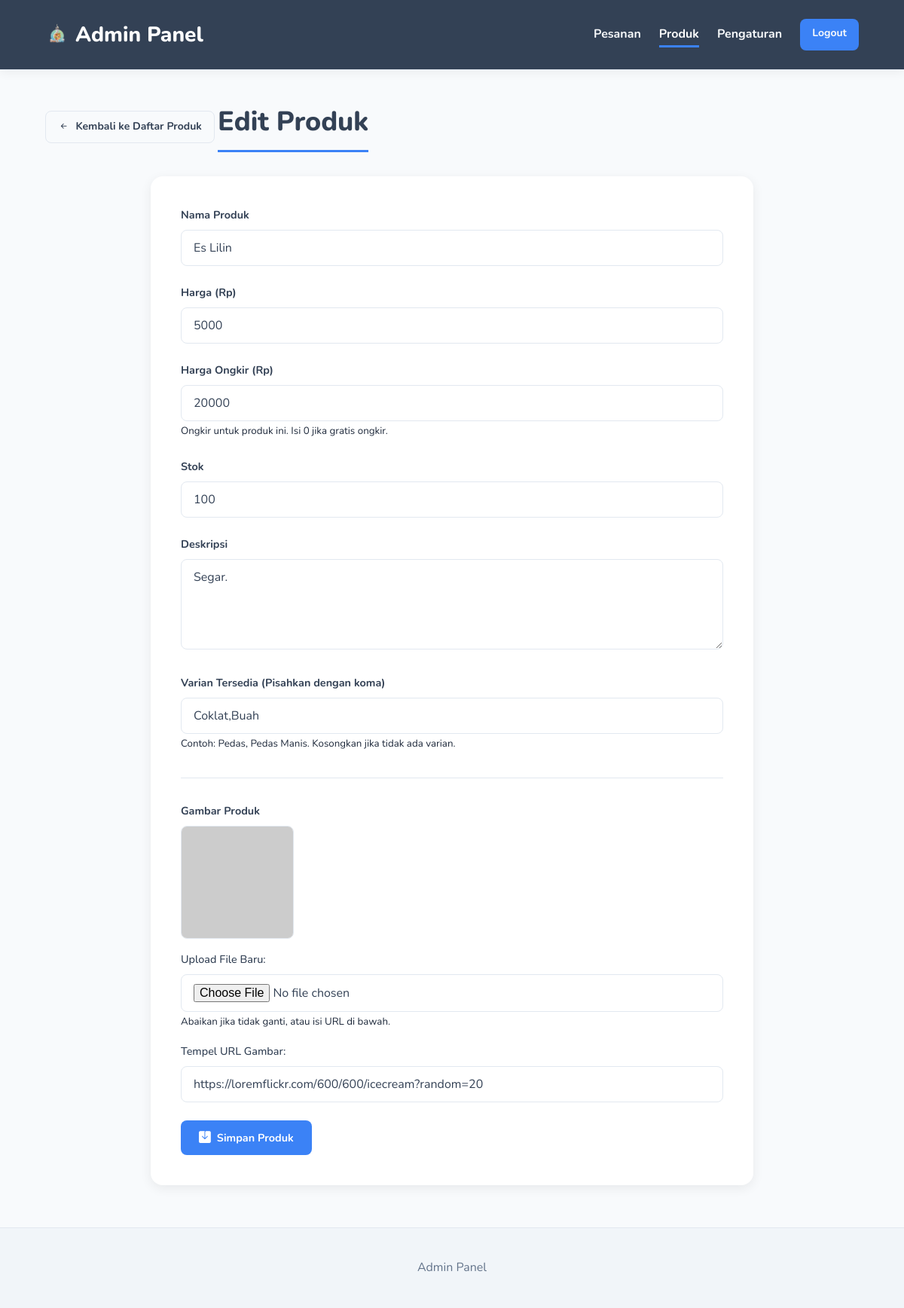
The app's page /admin/kelola_produk.php?id=20 (signed in) with its own data.
### tables this page shows
CREATE TABLE `products` (
  `id` int(11) NOT NULL AUTO_INCREMENT,
  `name` varchar(255) NOT NULL,
  `price` int(11) NOT NULL,
  `stock` int(11) NOT NULL,
  `description` text NOT NULL,
  `available_variants` text DEFAULT NULL,
  `shipping_cost` int(11) NOT NULL DEFAULT 0,
  `image` varchar(255) NOT NULL,
  PRIMARY KEY (`id`)
);

### admin/kelola_produk.php (the view, shortened to what this page needs)
<?php
require '../templates/admin_header.php';
$id = isset($_GET['id']) ? (int)$_GET['id'] : 0;
$page_title = "Tambah Produk Baru";
$product = [
    'id' => $id,
    'name' => '',
    'price' => '',
    'stock' => '',
    'description' => '',
    'available_variants' => '',
    'shipping_cost' => 0,
    'image' => '',
];
if ($id > 0) {
    $page_title = "Edit Produk";
    try {
        $stmt = $db->prepare("SELECT * FROM products WHERE id = ?");
        $stmt->execute([$id]);
        $product_data = $stmt->fetch();
        if ($product_data) {
            $product = $product_data;
        } else {
            set_flash_message('product_msg', 'Produk tidak ditemukan.', 'error');
            header('Location: ' . BASE_URL . '/admin/daftar_produk.php');
            exit;
        }
    } catch (PDOException $e) {
        set_flash_message('product_msg', 'Error: ' . $e->getMessage(), 'error');
    }
}
function get_preview_src($img_name) {
    if (filter_var($img_name, FILTER_VALIDATE_URL)) {
        return htmlspecialchars($img_name);
    }
    return BASE_URL . '/assets/img/' . htmlspecialchars($img_name);
}
?>
<a href="daftar_produk.php" class="btn btn-secondary btn-sm" style="margin-bottom: 1rem;">
    <i class="bi bi-arrow-left-short"></i> Kembali ke Daftar Produk
</a>
<h1 class="page-title"><?php echo $page_title; ?></h1>
<div class="card form-container">
    <form action="kelola_produk.php<?php echo ($id > 0) ? '?id='.$id : ''; ?>" method="POST" enctype="multipart/form-data">
        <div class="form-group">
            <label for="name">Nama Produk</label>
            <input type="text" id="name" name="name" class="form-control" value="<?php echo htmlspecialchars($product['name']); ?>" required>
        </div>
        <div class="form-group">
            <label for="price">Harga (Rp)</label>
            <input type="number" id="price" name="price" class="form-control" value="<?php echo htmlspecialchars($product['price']); ?>" min="1" required>
        </div>
        <div class="form-group">
            <label for="shipping_cost">Harga Ongkir (Rp)</label>
            <input type="number" id="shipping_cost" name="shipping_cost" class="form-control" value="<?php echo htmlspecialchars($product['shipping_cost']); ?>" min="0" required>
            <small>Ongkir untuk produk ini. Isi 0 jika gratis ongkir.</small>
        </div>
        <div class="form-group">
            <label for="stock">Stok</label>
            <input type="number" id="stock" name="stock" class="form-control" value="<?php echo htmlspecialchars($product['stock']); ?>" min="0" required>
        </div>
        <div class="form-group">
            <label for="description">Deskripsi</label>
            <textarea id="description" name="description" class="form-control" required><?php echo htmlspecialchars($product['description']); ?></textarea>
        </div>
        <div class="form-group">
            <label for="available_variants">Varian Tersedia (Pisahkan dengan koma)</label>
            <input type="text" id="available_variants" name="available_variants" class="form-control" value="<?php echo htmlspecialchars($product['available_variants'] ?? ''); ?>">
            <small>Contoh: Pedas, Pedas Manis. Kosongkan jika tidak ada varian.</small>
        </div>
        <hr style="border: 0; border-top: 1px solid var(--border-color); margin: 2rem 0;">
        <div class="form-group">
            <label>Gambar Produk</label>
            <img src="<?php echo get_preview_src($product['image']); ?>" alt="Preview" style="width: 150px; height: 150px; object-fit: cover; border-radius: 8px; border: 1px solid var(--border-color); margin-bottom: 1rem;">
            <label for="image_file" style="font-weight: 500;">Upload File Baru:</label>
            <input type="file" id="image_file" name="image_file" class="form-control" accept="image/jpeg,image/png,image/gif">
            <small>Abaikan jika tidak ganti, atau isi URL di bawah.</small>
            <label for="image_url" style="font-weight: 500; margin-top: 1rem;">Tempel URL Gambar:</label>
            <input type="text" id="image_url" name="image_url" class="form-control" placeholder="https://example.com/image.png" value="<?php echo filter_var($product['image'], FILTER_VALIDATE_URL) ? htmlspecialchars($product['image']) : ''; ?>">
        </div>
        <button type="submit" class="btn btn-primary">
            <i class="bi bi-save-fill"></i> Simpan Produk
        </button>
    </form>
</div>
<?php
require '../templates/admin_footer.php';
?>

### assets/css/style.css (style rules this page uses)
:root { --primary-color: #3B82F6; --primary-dark: #2563EB; --secondary-color: #334155; --text-color: #1E293B; --text-light: #64748b; --bg-light: #F8FAFC; --bg-white: #ffffff; --border-color: #E2E8F0; --success-bg: #f0fdf4; --success-text: #166534; --success-border: #86efac; --error-bg: #fef2f2; --error-text: #991b1b; --error-border: #fecaca; --warning-bg: #fffbeb; --warning-text: #b45309; --warning-border: #fde68a; --font-main: 'Nunito', -apple-system, BlinkMacSystemFont, "Segoe UI", Roboto, Helvetica, Arial, sans-serif; }
* { box-sizing: border-box; margin: 0; padding: 0; }
body { font-family: var(--font-main); background-color: var(--bg-light); color: var(--text-color); line-height: 1.6; display: flex; flex-direction: column; min-height: 100vh; }
img { max-width: 100%; height: auto; display: block; }
a { text-decoration: none; color: var(--primary-color); transition: color 0.2s ease; }
.page-title { font-size: 2.25rem; font-weight: 800; margin-bottom: 2rem; color: var(--secondary-color); border-bottom: 3px solid var(--primary-color); padding-bottom: 0.5rem; display: inline-block; }
.btn { display: inline-flex; align-items: center; justify-content: center; gap: 0.5rem; padding: 0.75rem 1.5rem; font-size: 0.9rem; font-weight: 700; border: none; border-radius: 8px; cursor: pointer; transition: all 0.2s ease; text-align: center; font-family: var(--font-main); }
.btn i { font-size: 1.1em; }
.btn-primary { background-color: var(--primary-color); color: var(--bg-white); }
.btn-secondary { background-color: var(--bg-light); color: var(--secondary-color); border: 1px solid var(--border-color); }
.btn-sm { padding: 0.5rem 1rem; font-size: 0.875rem; }
.card { background: var(--bg-white); border-radius: 16px; box-shadow: 0 4px 15px rgba(0, 0, 0, 0.07); overflow: hidden; border: 0; transition: transform 0.3s ease, box-shadow 0.3s ease; }
.form-container { max-width: 800px; margin: 0 auto; padding: 2.5rem; }
.form-group { margin-bottom: 1.5rem; }
.form-group label { display: block; font-weight: 700; margin-bottom: 0.5rem; font-size: 0.9rem; color: var(--secondary-color); }
.form-control { width: 100%; padding: 0.75rem 1rem; font-size: 1rem; font-family: inherit; border: 1px solid var(--border-color); border-radius: 8px; transition: all 0.3s ease; background-color: var(--bg-white); color: var(--secondary-color); }
textarea.form-control { min-height: 120px; resize: vertical; }

### records on screen
products: name "Es Lilin", price "5000", shipping_cost "20000", stock "100", description "Segar.", available_variants "Coklat,Buah", image_url "https://loremflickr.com/600/600/icecream?random=20"

### other values on screen
$page_title "Edit Produk"
